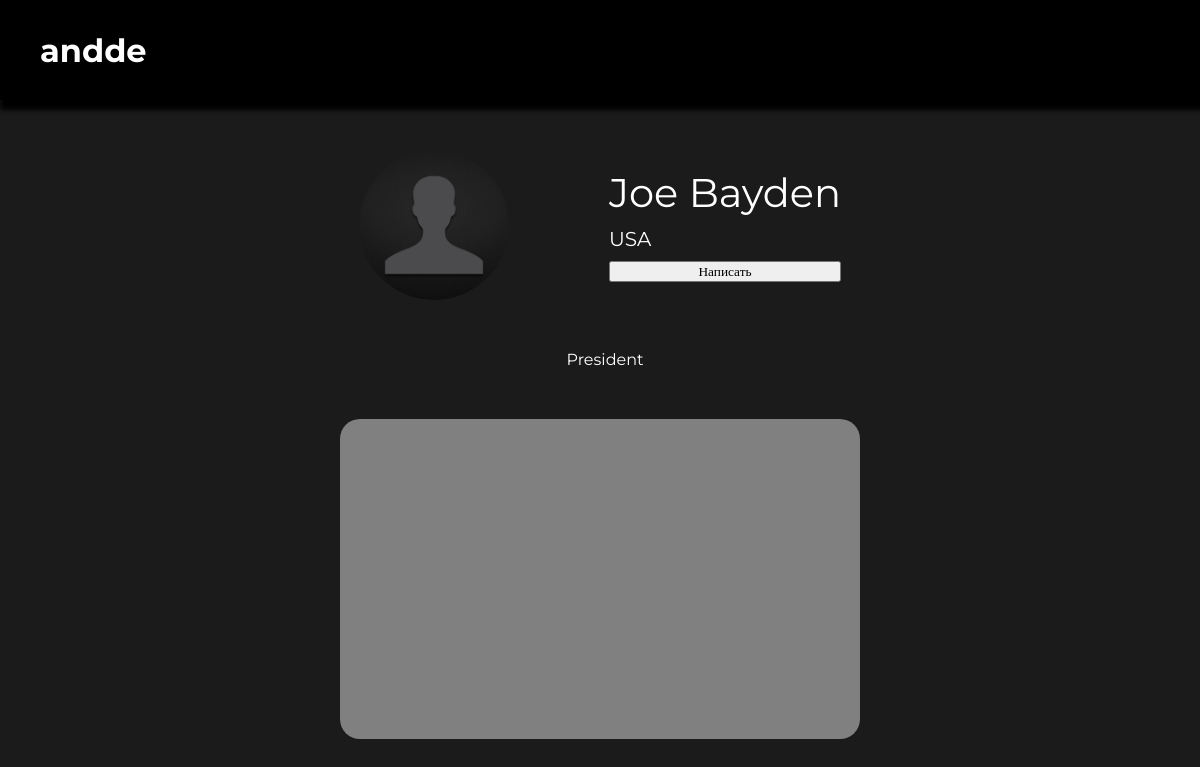
Screenshot of /profile/Bayden (signed in) with the database file from the repository.
### users/models.py (models this page shows)
class User(AbstractUser):
    def get_absolute_url(self):
        return reverse('main')

### user_profile/models.py (models this page shows, shortened)
class Profile(models.Model):
    user = models.OneToOneField('users.User', null=True, on_delete=models.CASCADE)
    ava = models.ImageField(blank=True, null=True, upload_to='images/')
    bio = models.TextField(blank=True, null=True)
    name = models.CharField(max_length=50, null=True)
    surname = models.CharField(max_length=50, null=True)
    status = models.CharField(max_length=250, blank=True, null=True)
    slug = models.SlugField(null=True)

### user_profile/views.py (the view)
# urls.py: path('<slug:slug>', views.ProfileView.as_view(), name='profile'),
class ProfileView(DetailView):
    model = Profile
    template_name = 'user_profile/profile.html'
    context_object_name = 'profile'
    def get_context_data(self, **kwargs):
        context = super().get_context_data(**kwargs)
        context['posts'] = Posts.objects.filter(author=self.request.user)
        return context

### user_profile/templates/user_profile/profile.html (shortened to what this page needs)
{% extends 'user_profile/base.html' %}
{% load static %}
{% block content %}
    <div class="wrapper-profile">
        <div class="main-infa">
            {% if profile.ava %}
                <img src="{{ profile.ava.url }}" alt='ava' class="ava-profile">
            {% else %}
                <img src="/static/user_profile/img/no_avatar.jpg" alt="" class="ava-profile">
            {% endif %}
            <div class="name-profile">
                <p class='name-infa'>{{ profile.name }} {{ profile.surname }}</p>
                <p class="status-infa">{{ profile.status }}</p>
                {% if profile.user != request.user %}
                    <button id="room_enter">Написать</button>
                {% endif %}
            </div>
        </div>
        <article class="bio-profile"> <p>{{ profile.bio }}</p></article>
        <center class="posts" id="posts">
        </center>
    </div>
{% endblock %}

### user_profile/templates/user_profile/base.html (shortened to what this page needs)
<!DOCTYPE html>
{% load static %}
<html lang="en">
<head>
    <link rel='stylesheet' href='{% static "user_profile/css/create.css" %}'>
    <link rel='stylesheet' href='{% static "user_profile/css/header.css" %}'>
    <link rel='stylesheet' href='{% static "user_profile/css/profile.css" %}'>
</head>
<body>
    <header>
        <h1 id='user'><b>{{ user }}</b></h1>
    </header>
    {% block content %}
    {% endblock %}
</body>
</html>

### user_profile/static/user_profile/css/create.css (style rules this page uses)
* { margin: 0; padding: 0; font-family: 'Montserrat'; }
header { display: none; }
h1 { color: #fff; padding: 10px; }

### user_profile/static/user_profile/css/header.css (style rules this page uses)
* { margin: 0; padding: 0; font-family: 'Montserrat'; }
header { width: 100%; height: 100px; background: #000; position: absolute; top: 0; color: #fff; box-shadow: 5px 5px 5px 5px #000; display: flex; align-items: center; z-index: 1; }
header h1 { font-size: 32px; margin-left: 30px; }

### user_profile/static/user_profile/css/profile.css (style rules this page uses)
.wrapper-profile { width: 100%; height: 100%; position: absolute; background: #1b1b1b; text-align: center; z-index: -1; display: flex; flex-direction: column; align-items: center; gap: 50px; }
header { display: flex; align-items: center; }
.main-infa { display: grid; grid-template-columns: repeat(2, auto); color: #fff; gap: 100px; justify-content: center; align-items: center; margin-top: 150px; }
.ava-profile { width: 150px; height: 150px; border-radius: 50%; }
.name-profile { text-align: left; }
.name-profile { font-size: 20px; display: grid; grid-template-rows: repeat(3, auto); row-gap: 10px; }
.posts, .posts-galery { width: 500px; height: 300px; background: grey; display: grid; grid-template-columns: repeat(3, 100px); column-gap: 20px; padding: 10px; border-radius: 20px; overflow: hidden; transition: transform 0.3s ease-out; }
.bio-profile { text-align: left; text-indent: 10px; color: #fff; }
.name-infa { font-size: 2em; }

### rows the page displays
User: username "andde"
Profile: name "Joe", surname "Bayden", status "USA", bio "President"
